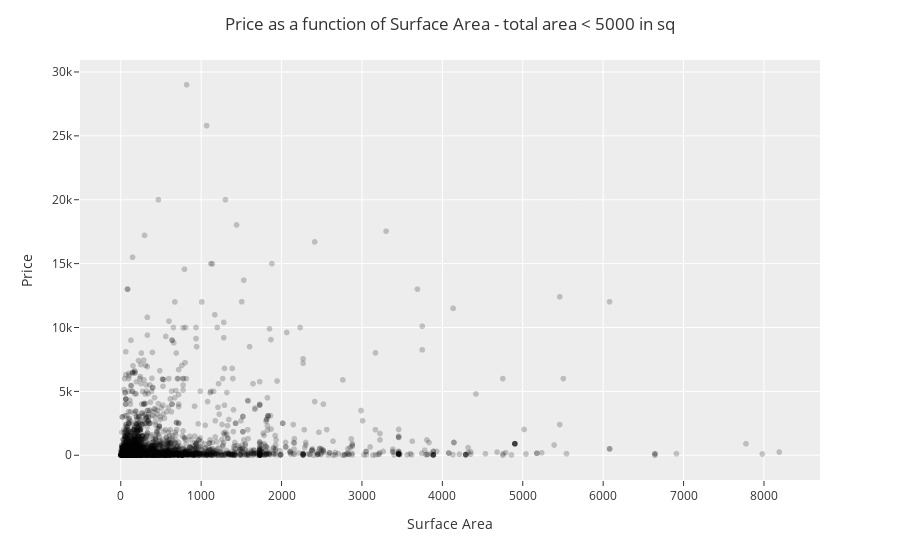

The notebook cell saved with this chart:
### Markdown cell above
## Explore Linearity

Fit a model for Price as a function of size. Let's redo that analysis except this time focus only on paintings with area of less than 10,000 inches squared.

### Code cell
#| code-fold: true
#| code-summary: "Answer to Exercise 2 Day 15 for paintings < 10000 in^2"

# Get the columns I care about
my_columns = ['Surface','price']
DF_model2 = DF[my_columns]

# Do some preprocessing - drop NA and make the Surface variable a float
DF_model2.dropna(inplace=True)
DF_model2['Surface'] = DF_model2['Surface'].apply(lambda x: float(x))

# Mask the data for surface area less than 10,000
mask = DF_model2['Surface'] <= 10_000
DF_model2 = DF_model2[mask]

# Make a Scatter plot
fig = px.scatter(DF_model2,
                 x='Surface',
                 y='price',
                 color_discrete_sequence=['black'],
                 opacity=0.2)

fig.update_layout(template="ggplot2",
                  title='Price as a function of Surface Area - total area < 5000 in sq',
                  title_x=0.5,
                  xaxis_title='Surface Area',
                  yaxis_title='Price')


fig.show()

# Create the X and y variables for Linear Regression
X = DF_model2['Surface'].values.reshape(-1,1)
y = DF_model2['price'].values

# Create linear regression object - a random straight line
LM = LinearRegression()
# Train the model using the data
LM.fit(X, y)

# The score from my model
print('Model Score:')
print(LM.score(X,y))

### Figure 1 — Plotly figure (JSON) as saved in the notebook; plotly's stock layout.template omitted (floating-point values rounded to 4 significant figures; data arrays with more than 128 entries replaced by an {"elided": "..."} marker saying what was removed)
{"data": [{"hovertemplate": "Surface=%{x}<br>price=%{y}<extra></extra>", "legendgroup": "", "marker": {"color": "black", "opacity": 0.2, "symbol": "circle"}, "mode": "markers", "name": "", "showlegend": false, "type": "scattergl", "x": {"elided": "3211 float values"}, "xaxis": "x", "y": {"elided": "3211 float values"}, "yaxis": "y"}], "layout": {"autosize": true, "legend": {"tracegroupgap": 0}, "margin": {"t": 60}, "title": {"text": "Price as a function of Surface Area - total area < 5000 in sq", "x": 0.5}, "xaxis": {"anchor": "y", "autorange": true, "domain": [0, 1], "range": [-489.2, 8679.0], "title": {"text": "Surface Area"}, "type": "linear"}, "yaxis": {"anchor": "x", "autorange": true, "domain": [0, 1], "range": [-2244.0, 31250.0], "title": {"text": "Price"}, "type": "linear"}}}
